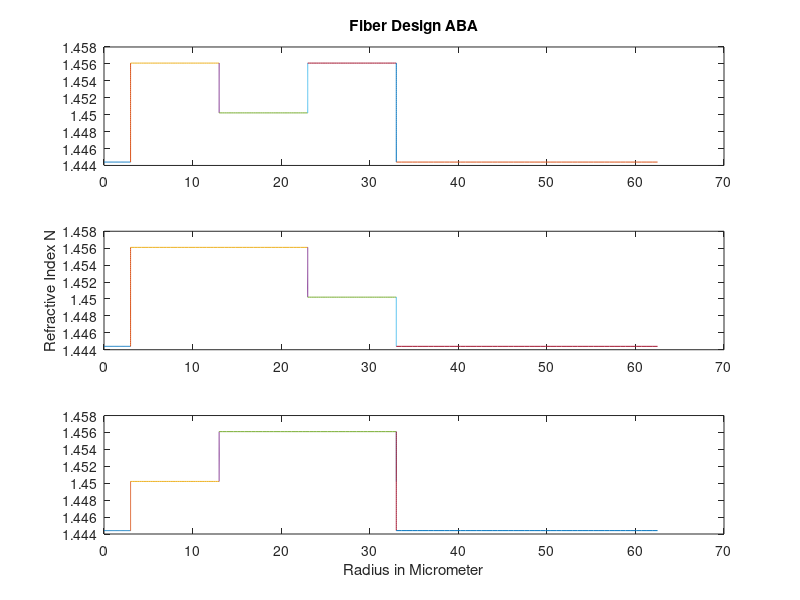

Write the MATLAB code that produced this figure.
format long;
n_clad=1.4444;
delta_val=.80;
half_delta_val=0.40;
n_corea=n_clad*sqrt((100)/(100-2*delta_val));
n_coreb=n_clad*sqrt((100)/(100-2*half_delta_val));

total_dia=62.5;
d=3;
%n0=[n_clad n_corea n_coreb n_corea n_clad];
%a=[d+k_stepness 10 10 10 32.5-d-k_stepness]*1e-6;
figure
subplot(3,1,1)
plot(linspace(0,d,50),ones(1,50)*n_clad);
hold on
plot(ones(1,50)*d,linspace(n_clad,n_corea,50));
plot(linspace(d,d+10,50),ones(1,50)*n_corea);
plot(ones(1,50)*(d+10),linspace(n_corea,n_coreb,50));
plot(linspace(d+10,d+20,50),ones(1,50)*n_coreb);
plot(ones(1,50)*d+20,linspace(n_coreb,n_corea,50));
plot(linspace(d+20,d+30,50),ones(1,50)*n_corea);
plot(ones(1,50)*(d+30),linspace(n_corea,n_clad,50));
plot(linspace(d+30,62.5,50),ones(1,50)*n_clad);
title('Fiber Design ABA')


subplot(3,1,2)
plot(linspace(0,d,50),ones(1,50)*n_clad);
hold on
plot(ones(1,50)*d,linspace(n_clad,n_corea,50));
plot(linspace(d,d+20,50),ones(1,50)*n_corea);
%plot(ones(1,50)*(d+10),linspace(n_corea,n_coreb,50));
%plot(linspace(d+10,d+20,50),ones(1,50)*n_coreb);
plot(ones(1,50)*d+20,linspace(n_corea,n_coreb,50));
plot(linspace(d+20,d+30,50),ones(1,50)*n_coreb);
plot(ones(1,50)*(d+30),linspace(n_coreb,n_clad,50));
plot(linspace(d+30,62.5,50),ones(1,50)*n_clad);
ylabel('Refractive Index N')

subplot(3,1,3)
plot(linspace(0,d,50),ones(1,50)*n_clad);
hold on
plot(ones(1,50)*d,linspace(n_clad,n_coreb,50));
plot(linspace(d,d+10,50),ones(1,50)*n_coreb);
plot(ones(1,50)*(d+10),linspace(n_coreb,n_corea,50));
plot(linspace(d+10,d+30,50),ones(1,50)*n_corea);
plot(ones(1,50)*d+30,linspace(n_coreb,n_corea,50));
%plot(linspace(d+20,d+30,50),ones(1,50)*n_corea);
plot(ones(1,50)*(d+30),linspace(n_corea,n_clad,50));
plot(linspace(d+30,62.5,50),ones(1,50)*n_clad);
xlabel('Radius in Micrometer')